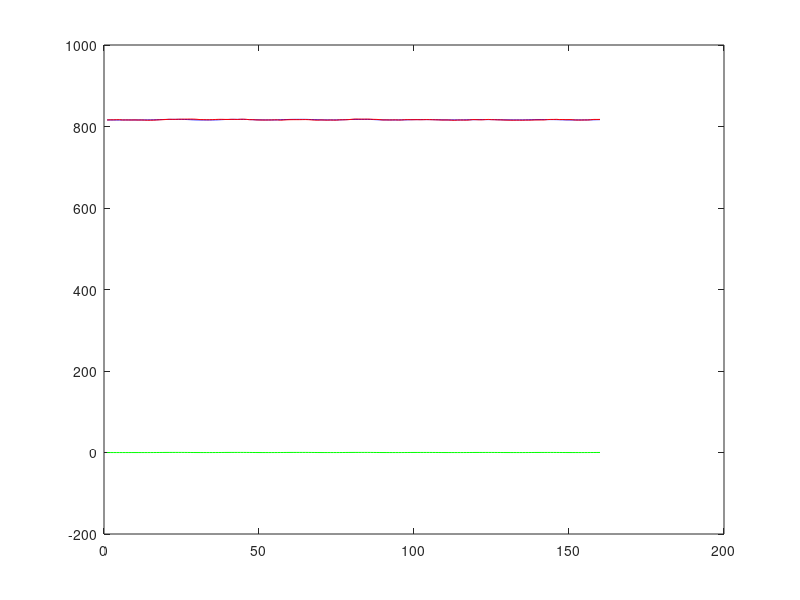

MATLAB code for this plot:
clear all
close all
clc

load design_matrix

beta = randn(3,1);
beta(3) = abs(beta(3))*1000;

X = zeros(160,2);
X(:,1) = design_matrix(:,1);
X(:,2) = design_matrix(:,3);
X(:,3) = ones(160,1);

Y = beta(1) * X(:,1) + beta(2) * X(:,2) + beta(3) * X(:,3);

plot(Y,'b')
hold on

ar = 0.75;
noise = 0.3*randn(160,1);
for t = 2:160
    noise(t) = 0.3*randn + ar * noise(t-1);
end

Y = Y + noise;
plot(Y,'r')
hold on

beta
r = 0;

Y = Y - mean(Y);
Ywhitened = Y;
Xwhitened = X;

N = 1;

for i = 1:3
    
   betahat = pinv(X(N:end,:)) * Ywhitened(N:end,:)
   %betahat = pinv(Xwhitened(N:end,:)) * Ywhitened(N:end)   
   eps = Y(N:end) - X(N:end,:)*betahat;
   %eps = Ywhitened(N:end) - Xwhitened(N:end,:)*betahat;
   
   t = betahat(1)/sqrt(var(eps)*[1 0 0]*inv(X'*X)*[1 0 0]')
   %t = betahat(1)/sqrt(var(eps)*[1 0 ]*inv(X'*X)*[1 0 ]')
   
   c0 = eps(1)*eps(1);
   c1 = 0;
   for t = 2:160-(N-1)
       c0 = c0 + eps(t)*eps(t);
       c1 = c1 + eps(t)*eps(t-1);       
   end
   c0 = c0 / 160;
   c1 = c1 / 159;
   
   r = c1/c0
       
   %Ywhitened(1) = Y(1);
   %Xwhitened(1,1) = X(1,1);
   %Xwhitened(1,2) = X(1,2);
   
   %Ywhitened(1,1) = Y(1);
   %Xwhitened(1,1) = X(1,1);
   %Xwhitened(1,2) = X(1,2);
   
   Ywhitened(1) = sqrt(1-r*r)*Y(1);
   Xwhitened(1,1) = sqrt(1-r*r)*X(1,1);
   Xwhitened(1,2) = sqrt(1-r*r)*X(1,2);
   %Xwhitened(1,3) = 1-r;
   Xwhitened(1,3) = sqrt(1-r*r)*X(1,3);
   
   for t = 2:160
        Ywhitened(t) = Y(t) - r * Y(t-1);
        Xwhitened(t,1) = X(t,1) - r * X(t-1,1);
        Xwhitened(t,2) = X(t,2) - r * X(t-1,2);
        Xwhitened(t,3) = X(t,3) - r * X(t-1,3);
   end
   
   %Xwhitened(:,1) = Xwhitened(:,1) - mean(Xwhitened(:,1));
   %Xwhitened(:,2) = Xwhitened(:,2) - mean(Xwhitened(:,2));
   
   %Y = Ywhitened;
   %X = Xwhitened;
   
   N = 2;
end

%plot(X*betahat1,'c')
%hold on
plot(X*betahat,'g')
%hold on
%plot(Ywhitened,'c')
hold off

%close all

% tic
% for i = 1:10000
%    %X = randn(160,3);
%    a = pinv(X); 
% end
% toc



